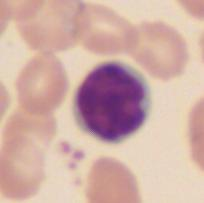
//> input picture img/k_001.jpg, 204 x 203 px; its folder holds only this picture in this run
$ ./main   (built with g++ and OpenCV 4)
//> lines starting //> are read from the running program, lines starting //| are printed output that depends on the picture; after the words box and inside, x2 and y2 are one past the last pixel; in counts of white or black regions, pixels touching at a corner belong together
//> further down, img is the input picture: 203 rows x 204 cols, CV_8UC3; mean B, G, R 165.6, 173.9, 207.9
#include <opencv2/imgcodecs.hpp>
#include <opencv2/highgui.hpp>
#include <opencv2/imgproc.hpp>
#include <opencv2/objdetect/objdetect.hpp>
#include <opencv2/ml.hpp>
#include <iostream>

typedef cv::Point3_<uint8_t> byte3;
typedef float float1;

cv::Mat img;
double threshold = 0.30;
double minSize = 20;

cv::Mat createImpulseImage(cv::Mat source, double k)
{
    int channels = img.channels();
    CV_Assert(channels == 3);
    int w = img.cols;
    int h = img.rows;
    cv::Mat result(cv::Size(w, h), CV_32FC1);

    for (int y = 0; y < h; y++)
    {
        float1 *resultRowPointer = result.ptr<float1>(y);
        byte3 *sourceRowPointer = img.ptr<byte3>(y);

        double maxM = -999.0;
        for (int x = 0; x < w; x++)
        {
            byte3 pixel = sourceRowPointer[x];
            double m = (pixel.x + pixel.y + pixel.z) / 255.0 / 3.0;
            maxM = std::max(maxM, m);
        }

        double s = 0;
        for (int x = 0; x < w; x++)
        {
            byte3 pixel = sourceRowPointer[x];
            double m = (pixel.x + pixel.y + pixel.z) / 255.0 / 3.0;
            s += m;

            float1 b = 1;
            if (s >= k * maxM)
            {
                b = 0;
                s -= k * maxM;
            }

            resultRowPointer[x] = b;
        }
    }

    return result;
}

void detect()
{
    if (img.empty())
    {
        return;
    }

    double ks[] = {0.7, 0.75, 0.8, 0.85, 0.9, 0.95, 1, 1.05, 1.1};

    cv::Mat sum = cv::Mat::zeros(img.size(), CV_32FC1);
    for (int i = 0; i < sizeof(ks) / sizeof(double); i++)
    {
        cv::Mat impulse = createImpulseImage(img, ks[i]) / (sizeof(ks) / sizeof(double));
        sum += impulse;
    }
//> this loop made 9 passes
//> pass 1, in detect, `cv::Mat impulse = createImpulseImage(img, ks[i]) / (sizeof(ks) / sizeo..`:
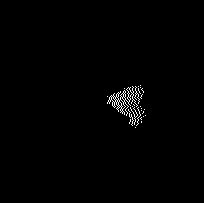
//> impulse: 203 rows x 204 cols, CV_32FC1; values 0 (black) and 0.111 (white), 0.83% white in thin lines or dots, all inside (x1, y1, x2, y2) = (107, 85, 146, 128)
//> pass 2, in detect, `cv::Mat impulse = createImpulseImage(img, ks[i]) / (sizeof(ks) / sizeo..`:
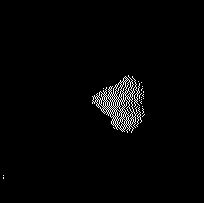
//> impulse: 203 rows x 204 cols, CV_32FC1; values 0 (black) and 0.111 (white), 2% white in thin lines or dots, all inside (x1, y1, x2, y2) = (3, 75, 145, 179)
//> pass 3, in detect, `cv::Mat impulse = createImpulseImage(img, ks[i]) / (sizeof(ks) / sizeo..`:
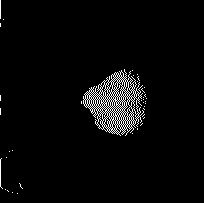
//> impulse: 203 rows x 204 cols, CV_32FC1; values 0 (black) and 0.111 (white), 3.4% white in thin lines or dots, all inside (x1, y1, x2, y2) = (0, 0, 147, 194)
//> after the loop:
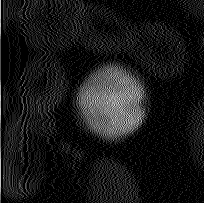
//> sum: 203 rows x 204 cols, CV_32FC1; min 0, max 0.889, mean 0.0973

    cv::blur(sum, sum, cv::Size(7, 7));
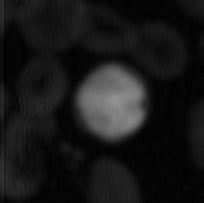
//> sum: 203 rows x 204 cols, CV_32FC1; min 0, max 0.578, mean 0.0961

    cv::Mat thr;
    cv::threshold(sum, thr, threshold, 1, 0);
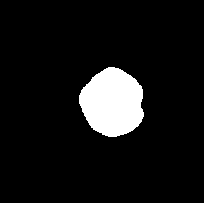
//> thr: 203 rows x 204 cols, CV_32FC1; values 0 (black) and 1 (white), 8.2% white; 1 white region, box (x1, y1, x2, y2) and area: (79, 67, 144, 137) 3404

    std::vector<std::vector<cv::Point>> contours;
    std::vector<cv::Vec4i> hierarchy;

    thr.convertTo(thr, CV_8U, 255);
//> thr: 203 rows x 204 cols, CV_8UC1; 8.2% white; 1 white region

    cv::findContours(thr, contours, hierarchy, cv::RETR_TREE, cv::CHAIN_APPROX_SIMPLE);
//> contours = 1 contour; box (x1, y1, x2, y2) and area: (79, 67, 144, 137) 3308

    cv::Mat renderImage = img.clone();
    for (int i = 0; i < contours.size(); i++)
    {
        if (cv::contourArea(contours[i]) > minSize)
        {
            cv::Rect r = cv::boundingRect(cv::Mat(contours[i]));
            cv::rectangle(renderImage, r, cv::Scalar(0, 0, 255));
            cv::drawContours(renderImage, contours, (int)i, cv::Scalar(0, 255, 255), 1, cv::LINE_8, hierarchy, 0);
        }
    }
//> this loop made 1 pass
//> r on pass 1: Rect(79, 67, 65, 70)
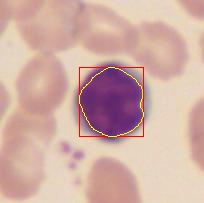
//> renderImage: 203 rows x 204 cols, CV_8UC3; 1.03% of pixels changed, all inside (x1, y1, x2, y2) = (79, 67, 144, 137)

    cv::Mat resized;
    cv::resize(renderImage, resized, cv::Size(), 3.0, 3.0, cv::InterpolationFlags::INTER_NEAREST);
    cv::imshow("Result", resized);
}

int main(int argc, char *argv[])
{
    int init = 30;
    cv::namedWindow("Result", cv::WINDOW_AUTOSIZE);
    cv::createTrackbar("Threshold", "Result", nullptr, 100, [](int value, void*) {
        threshold = value / 100.0;
        detect();
    });
    cv::createTrackbar("Min size", "Result", nullptr, 100000, [](int value, void*) {
        minSize = value / 10.0;
        detect();
    });

    std::vector<std::string> files;
    cv::glob("../img/*.jpg", files, false);
    for (int i = 0; i < files.size(); i++)
    {
        std::string imgPath = files[i];
        std::cout << imgPath << std::endl;
        img = cv::imread(imgPath);
        detect();

        int escape = 27;
        if (cv::waitKey(0) == escape)
//> the space key is pressed
        {
            return 0;
        }
    }

    return 0;
}

$ run again, on img/k_006.jpg
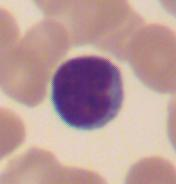
//> input picture img/k_006.jpg, 176 x 184 px
//> img is the input picture: 184 rows x 176 cols, CV_8UC3; mean B, G, R 154.1, 157.4, 187.7
//> the loop in detect, `for (int i = 0; i < sizeof(ks) / sizeof(double); i++)` made 9 passes
//> pass 1, in detect, `cv::Mat impulse = createImpulseImage(img, ks[i]) / (sizeof(ks) / sizeo..`:
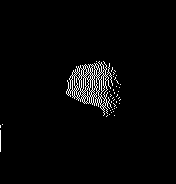
//> impulse: 184 rows x 176 cols, CV_32FC1; values 0 (black) and 0.111 (white), 2.6% white in thin lines or dots, all inside (x1, y1, x2, y2) = (0, 61, 121, 152)
//> contours = 2 contours, 1 with area under 20; largest, box (x1, y1, x2, y2) and area: (54, 59, 119, 125) 3342
//> the loop in detect, `for (int i = 0; i < contours.size(); i++)` made 2 passes
//> r on pass 2: Rect(54, 59, 65, 66)
//> after the loop in detect, `for (int i = 0; i < contours.size(); i++)`:
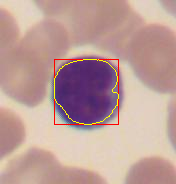
//> renderImage: 184 rows x 176 cols, CV_8UC3; 1.26% of pixels changed, all inside (x1, y1, x2, y2) = (54, 59, 119, 125)

$ run again, on img/k_008.jpg
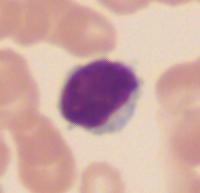
//> input picture img/k_008.jpg, 200 x 193 px
//> img is the input picture: 193 rows x 200 cols, CV_8UC3; mean B, G, R 163.6, 171.1, 207.5
//> the loop in detect, `for (int i = 0; i < sizeof(ks) / sizeof(double); i++)` made 9 passes
//> pass 1, in detect, `cv::Mat impulse = createImpulseImage(img, ks[i]) / (sizeof(ks) / sizeo..`:
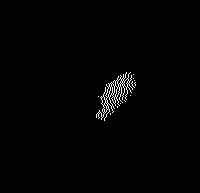
//> impulse: 193 rows x 200 cols, CV_32FC1; values 0 (black) and 0.111 (white), 0.99% white in thin lines or dots, all inside (x1, y1, x2, y2) = (96, 72, 136, 121)
//> contours = 1 contour; box (x1, y1, x2, y2) and area: (66, 64, 137, 126) 2952
//> the loop in detect, `for (int i = 0; i < contours.size(); i++)` made 1 pass
//> r on pass 1: Rect(66, 64, 71, 62)
//> after the loop in detect, `for (int i = 0; i < contours.size(); i++)`:
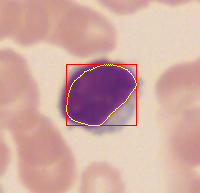
//> renderImage: 193 rows x 200 cols, CV_8UC3; 1.1% of pixels changed, all inside (x1, y1, x2, y2) = (66, 64, 137, 126)

$ run again, on img/k_009.jpg
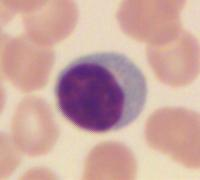
//> input picture img/k_009.jpg, 200 x 180 px
//> img is the input picture: 180 rows x 200 cols, CV_8UC3; mean B, G, R 160.2, 168.2, 203.3
//> contours = 1 contour; box (x1, y1, x2, y2) and area: (61, 64, 125, 129) 3079
//> the loop in detect, `for (int i = 0; i < contours.size(); i++)` made 1 pass
//> r on pass 1: Rect(61, 64, 64, 65)
//> after the loop in detect, `for (int i = 0; i < contours.size(); i++)`:
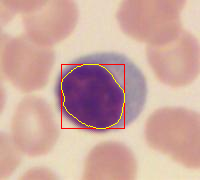
//> renderImage: 180 rows x 200 cols, CV_8UC3; 1.08% of pixels changed, all inside (x1, y1, x2, y2) = (61, 64, 125, 129)
